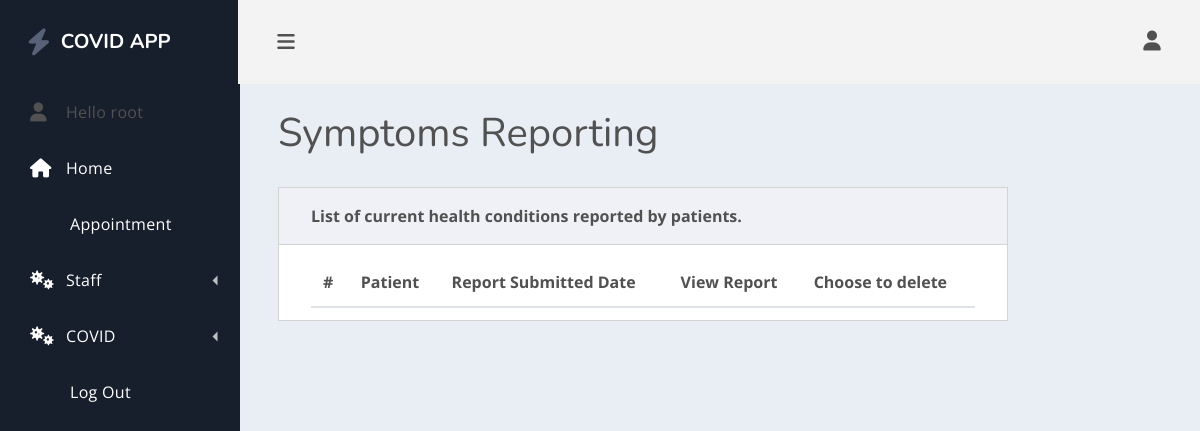
/reviewreportings/ (signed in), run on an earlier commit of the app's database.
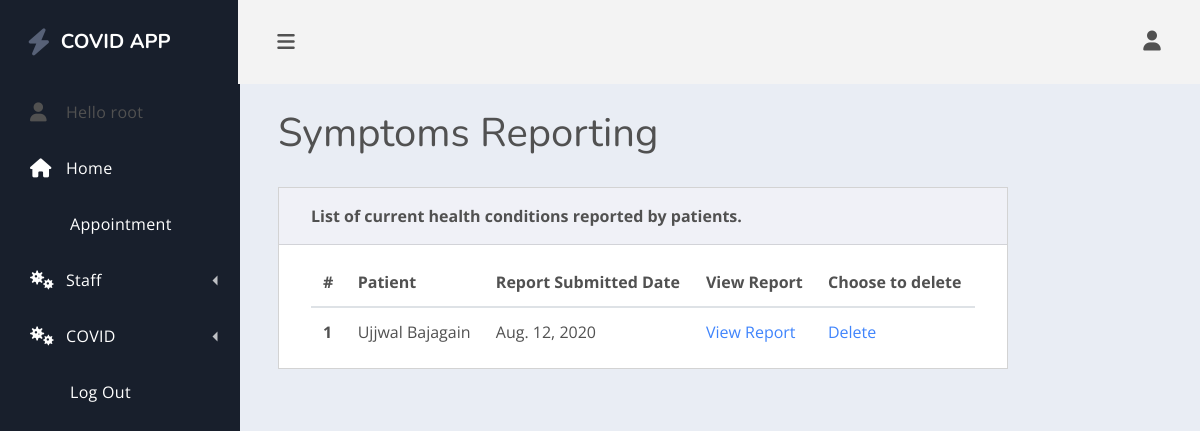
And on a later commit of the database.
### healthcare/models.py (models this page shows, shortened)
class PeriodicReporting(models.Model):
    BOOL_CHOICES = [('Yes', 'Yes'), ('No', 'No')]
    OPT_CHOICES = [('Yes', 'Yes'), ('No', 'No'), ('NA', 'I do not know')]
    patient = models.OneToOneField(Patient, null=True, blank=True, on_delete=models.CASCADE)
    date = models.DateField(null=True, blank=True)
    fever_above_100_F = models.CharField(max_length=3, choices=BOOL_CHOICES, null=True)
    cough = models.CharField(max_length=3, choices=BOOL_CHOICES, null=True)
    shortness_of_breath_or_difficulty_breathing = models.CharField(max_length=3, choices=BOOL_CHOICES, null=True)
    sustained_loss_of_smell_or_taste = models.CharField(max_length=3, choices=BOOL_CHOICES, null=True)
    body_aches = models.CharField(max_length=3, choices=BOOL_CHOICES, null=True)
    vomiting_or_diarrhoea = models.CharField(max_length=3, choices=BOOL_CHOICES, null=True)

class Patient(models.Model):
    GENDER_CHOICES = [('M', 'Male'), ('F', 'Female'), ('O', 'Other'),('NA', 'I do not wish to say')]
    user = models.OneToOneField(User, null=True,blank=True, on_delete=models.CASCADE)
    first_Name = models.CharField(max_length= 200, null= True)
    last_Name = models.CharField(max_length= 200, null= True)
    phone = models.CharField(max_length= 200, null= True)
    email = models.CharField(max_length=200, null= True)
    address = models.CharField(max_length=500, null= True)
    date_created = models.DateField(auto_now_add = True)
    birth_date = models.DateField(blank= True,null=True)
    age = models.DecimalField(decimal_places=0, max_digits=50, null=True)
    gender = models.CharField(max_length=2, choices=GENDER_CHOICES, blank= True)
    height = models.CharField(max_length=10, default='0.00 ft')
    weight = models.CharField(max_length=10, default='0.00 lbs')
    allergies = models.CharField(max_length=200, null=True)
    emergency_contact_name = models.CharField(max_length=200, null=True)
    emergency_contact_phone = models.CharField( max_length=200, null=True)
    emergency_contact_address = models.CharField(max_length=200, null=True)
    insurance_provider = models.CharField(max_length=200, null=True)
    def __str__(self):
        if (self.first_Name and self.last_Name):
            display = (self.first_Name + " " + self.last_Name)
        else:
            display = str(self.date_created)
        return display

### healthcare/decorators.py (the view)
    def wrapper_function(request, *args, **kwargs):
        group = None
        if request.user.groups.exists():
            group = request.user.groups.all()[0].name
        if group == 'patient':
            messages.warning(request, 'Your are Redirected as you are not authorized to view the requested page ')
            return redirect('home')
        if group == 'staff':
            return view_func(request, *args, **kwargs)

### healthcare/views.py (called while the page is built)
@staff_only
def reviewReportings(request):
    reportings = PeriodicReporting.objects.all()
    context = {'reportings': reportings}
    return render(request, 'healthcare/listReportings.html', context)

### healthcare/templates/healthcare/listReportings.html
{% extends 'healthcare/main.html' %}
{% block content %}
    {% load myfilters %}
    <main class="dash-content">
        <div class="container-fluid">
            <h1 class="dash-title">Symptoms Reporting</h1>
            <div class="row">
                <div class="col-lg-10">
                    <div class="card spur-card">
                        <div class="card-header">
                            <div class="spur-card-title">List of current health conditions reported by patients. </div>
                        </div>
                        <div class="card-body ">
                            <table class="table table-hover table-in-card">
                                <thead>
                                <tr>
                                    <th scope="col">#</th>
                                    <th scope="col">Patient</th>
                                    <th scope="col">Report Submitted Date</th>
                                    <th scope="col">View Report</th>
                                    <th scope="col">Choose to delete</th>
                                </tr>
                                </thead>
                                <tbody>
                                {% for reporting in reportings %}
                                    <tr>
                                        <th scope="row"> {{ forloop.counter }}</th>
                                        <td>{{ reporting.patient }}</td>
                                        <td>{{ reporting.date }}</td>
                                        <td>
                                            <a href=" {% url 'viewreportings' reporting.id %}">View Report</a>
                                        </td>
                                        <td>
                                            <a href=" {% url 'deleteperiodicsymptomsreport' reporting.id %}">Delete</a>
                                        </td>
                                    </tr>
                                {% endfor %}
                                </tbody>
                            </table>
                        </div>
                    </div>
                </div>
            </div>
        </div>
    </main>
{% endblock %}

### healthcare/templates/healthcare/main.html (shortened to what this page needs)
{% load static %}
<!doctype html>
<html lang="en">
<head>
    <link rel="stylesheet" href="https://use.fontawesome.com/releases/v5.4.1/css/all.css">
    <link rel="stylesheet" href="{% static 'css/spur.css'%}">
</head>
<body>
<div class="dash">
    {% include 'healthcare/nav.html' %}
    <div class="dash-app">
        <header class="dash-toolbar">
            <a href="#!" class="menu-toggle">
                <i class="fas fa-bars"></i>
            </a>
            <div class="tools">
                {% if user.is_authenticated %}
                    <div class="dropdown tools-item">
                        <a href="#" class="" id="dropdownMenu1" data-toggle="dropdown" aria-haspopup="true" aria-expanded="false">
                            <i class="fas fa-user"></i>
                        </a>
                    </div>
                {% else %}
                    <nav class="dash-nav-list">
                        <a href="{% url 'login' %}" class="dash-nav-item">Sign In </a>
                    </nav>
                {% endif %}
            </div>
        </header>
        {% block content %}
        {% endblock %}
        {% if user.is_authenticated %}
            </div>
            </div>
        {% endif %}
</body>
</html>

### healthcare/templates/healthcare/nav.html (shortened to what this page needs)
<div class="dash-nav dash-nav-dark">
    <header>
        <a href="{% url 'home' %}" class="spur-logo"><i class="fas fa-bolt"></i>COVID APP</a>
    </header>
    <nav class="dash-nav-list">
        {% if user.is_authenticated %}
            <div class="dash-nav-item">
                <i class="fas fa-user"></i> Hello {{ user.username }} </a>
            </div>
        {% endif %}
        <a href="{% url 'home' %}" class="dash-nav-item">
            <i class="fas fa-home"></i> Home </a>
        {% if user.is_authenticated %}
            <a href="{% url 'scheduleAppointment' %}" class="dash-nav-item">Appointment</a>
            {% if user.is_staff  %}
                <div class="dash-nav-dropdown">
                    <a href="#!" class="dash-nav-item dash-nav-dropdown-toggle">
                        <i class="fas fa-viruses"></i>Staff </a>
                </div>
            {% endif %}
        {% endif %}
        <div class="dash-nav-dropdown">
            <a href="#!" class="dash-nav-item dash-nav-dropdown-toggle">
                <i class="fas fa-viruses"></i> COVID </a>
        </div>
        {% if user.is_authenticated %}
            <a href="{% url 'logout' %}" class="dash-nav-item">
                </i> Log Out </a>
        {% else %}
            <a href="{% url 'login' %}" class="dash-nav-item">
                </i> Log In </a>
        {% endif %}
    </nav>
</div>

What changed in the data, as far as the page shows it:
added PeriodicReporting: patient "Ujjwal Bajagain", date "Aug. 12, 2020"
